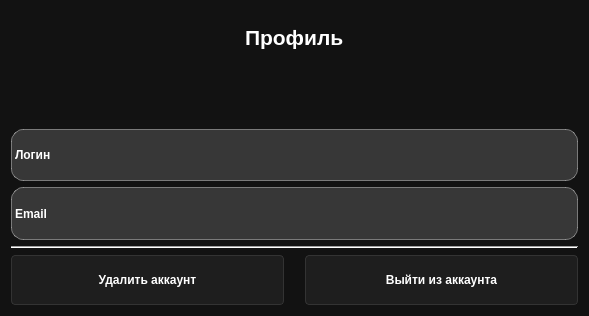
<?xml version="1.0" encoding="UTF-8"?>
<ui version="4.0">
 <class>Dialog</class>
 <widget class="QDialog" name="Dialog">
  <property name="geometry">
   <rect>
    <x>0</x>
    <y>0</y>
    <width>589</width>
    <height>316</height>
   </rect>
  </property>
  <property name="font">
   <font>
    <bold>true</bold>
   </font>
  </property>
  <property name="windowTitle">
   <string>Profile</string>
  </property>
  <property name="styleSheet">
   <string notr="true">QDialog{
	background-color: #121212;
}	

QLabel {
    font-weight: bold;
    color: #FFFFFF;
}



QPushButton {
    background-color: #1E1E1E;
    color: #FFFFFF;
	height: 48px;
    border: 1px solid #333333;
    border-radius: 4px;
	text-align: center;
}

QPushButton:hover {
    background-color: #333333;
}

QPushButton:pressed {
    background-color: #BB86FC;
    color: black;
}
QPushButton::icon {
    position: left;           
}</string>
  </property>
  <layout class="QVBoxLayout" name="verticalLayout">
   <item>
    <widget class="QFrame" name="frame">
     <property name="layoutDirection">
      <enum>Qt::LayoutDirection::LeftToRight</enum>
     </property>
     <property name="styleSheet">
      <string notr="true">background-color: rgba(0, 0, 0, 0);
border: rgba(0, 0, 0, 0);</string>
     </property>
     <property name="frameShape">
      <enum>QFrame::Shape::StyledPanel</enum>
     </property>
     <property name="frameShadow">
      <enum>QFrame::Shadow::Raised</enum>
     </property>
     <layout class="QHBoxLayout" name="horizontalLayout">
      <property name="spacing">
       <number>193</number>
      </property>
      <property name="leftMargin">
       <number>0</number>
      </property>
      <property name="topMargin">
       <number>0</number>
      </property>
      <property name="rightMargin">
       <number>0</number>
      </property>
      <property name="bottomMargin">
       <number>0</number>
      </property>
      <item>
       <widget class="QLabel" name="label_3">
        <property name="text">
         <string/>
        </property>
        <property name="pixmap">
         <pixmap>../Icons/arrow_back_24dp_FFFFFF.svg</pixmap>
        </property>
       </widget>
      </item>
      <item>
       <widget class="QLabel" name="label">
        <property name="font">
         <font>
          <pointsize>16</pointsize>
          <bold>true</bold>
         </font>
        </property>
        <property name="text">
         <string>Профиль</string>
        </property>
       </widget>
      </item>
      <item>
       <widget class="QLabel" name="label_2">
        <property name="text">
         <string/>
        </property>
        <property name="pixmap">
         <pixmap>../Icons/edit_24dp_FFFFFF.svg</pixmap>
        </property>
       </widget>
      </item>
     </layout>
    </widget>
   </item>
   <item>
    <widget class="QLabel" name="ProfIcon">
     <property name="styleSheet">
      <string notr="true">qproperty-alignment: AlignCenter;</string>
     </property>
     <property name="text">
      <string/>
     </property>
     <property name="pixmap">
      <pixmap>../../../../Downloads/account_circle_48dp_FFFFFF_FILL0_wght400_GRAD0_opsz48.svg</pixmap>
     </property>
     <property name="scaledContents">
      <bool>false</bool>
     </property>
    </widget>
   </item>
   <item>
    <widget class="QLabel" name="label_4">
     <property name="styleSheet">
      <string notr="true">background-color: rgba(255, 255, 255, 40);
border-radius: 12px;
border: 1px solid rgba(255, 255, 255, 100);</string>
     </property>
     <property name="text">
      <string>Логин</string>
     </property>
     <property name="alignment">
      <set>Qt::AlignmentFlag::AlignLeading|Qt::AlignmentFlag::AlignLeft|Qt::AlignmentFlag::AlignVCenter</set>
     </property>
     <property name="margin">
      <number>10</number>
     </property>
    </widget>
   </item>
   <item>
    <widget class="QLabel" name="label_5">
     <property name="styleSheet">
      <string notr="true">background-color: rgba(255, 255, 255, 40);
border-radius: 12px;
border: 1px solid rgba(255, 255, 255, 100);</string>
     </property>
     <property name="text">
      <string>Email</string>
     </property>
     <property name="scaledContents">
      <bool>false</bool>
     </property>
     <property name="alignment">
      <set>Qt::AlignmentFlag::AlignLeading|Qt::AlignmentFlag::AlignLeft|Qt::AlignmentFlag::AlignVCenter</set>
     </property>
     <property name="margin">
      <number>10</number>
     </property>
    </widget>
   </item>
   <item>
    <widget class="Line" name="line">
     <property name="orientation">
      <enum>Qt::Orientation::Horizontal</enum>
     </property>
    </widget>
   </item>
   <item>
    <layout class="QHBoxLayout" name="horizontalLayout_2">
     <property name="spacing">
      <number>21</number>
     </property>
     <property name="leftMargin">
      <number>0</number>
     </property>
     <property name="topMargin">
      <number>0</number>
     </property>
     <property name="rightMargin">
      <number>0</number>
     </property>
     <property name="bottomMargin">
      <number>0</number>
     </property>
     <item>
      <widget class="QPushButton" name="pushButton">
       <property name="enabled">
        <bool>false</bool>
       </property>
       <property name="styleSheet">
        <string notr="true"/>
       </property>
       <property name="text">
        <string>Удалить аккаунт</string>
       </property>
       <property name="icon">
        <iconset>
         <normaloff>../Icons/delete_24dp_FFFFFF.svg</normaloff>../Icons/delete_24dp_FFFFFF.svg</iconset>
       </property>
      </widget>
     </item>
     <item>
      <widget class="QPushButton" name="pushButton_2">
       <property name="enabled">
        <bool>false</bool>
       </property>
       <property name="styleSheet">
        <string notr="true"/>
       </property>
       <property name="text">
        <string>Выйти из аккаунта</string>
       </property>
       <property name="icon">
        <iconset>
         <normaloff>../Icons/logout_24dp_FFFFFF.svg</normaloff>../Icons/logout_24dp_FFFFFF.svg</iconset>
       </property>
      </widget>
     </item>
    </layout>
   </item>
  </layout>
 </widget>
 <resources/>
 <connections/>
</ui>
